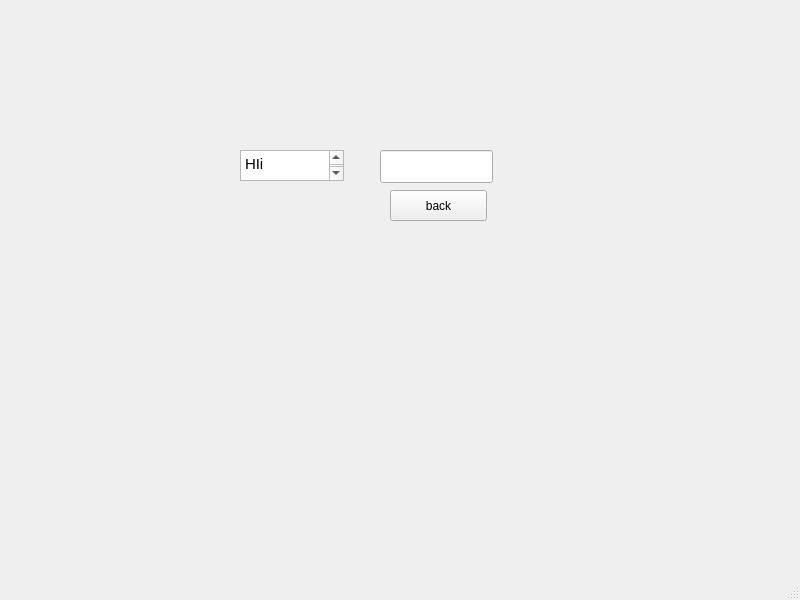
<?xml version="1.0" encoding="UTF-8"?>
<ui version="4.0">
 <class>MainWindow</class>
 <widget class="QMainWindow" name="MainWindow">
  <property name="geometry">
   <rect>
    <x>0</x>
    <y>0</y>
    <width>800</width>
    <height>600</height>
   </rect>
  </property>
  <property name="windowTitle">
   <string>MainWindow</string>
  </property>
  <widget class="QWidget" name="centralwidget">
   <widget class="QLineEdit" name="lineEdit">
    <property name="geometry">
     <rect>
      <x>380</x>
      <y>150</y>
      <width>113</width>
      <height>33</height>
     </rect>
    </property>
   </widget>
   <widget class="QTextEdit" name="textEdit">
    <property name="geometry">
     <rect>
      <x>240</x>
      <y>150</y>
      <width>104</width>
      <height>31</height>
     </rect>
    </property>
    <property name="html">
     <string>&lt;!DOCTYPE HTML PUBLIC &quot;-//W3C//DTD HTML 4.0//EN&quot; &quot;http://www.w3.org/TR/REC-html40/strict.dtd&quot;&gt;
&lt;html&gt;&lt;head&gt;&lt;meta name=&quot;qrichtext&quot; content=&quot;1&quot; /&gt;&lt;style type=&quot;text/css&quot;&gt;
p, li { white-space: pre-wrap; }
&lt;/style&gt;&lt;/head&gt;&lt;body style=&quot; font-family:'Cantarell'; font-size:11pt; font-weight:400; font-style:normal;&quot;&gt;
&lt;p style=&quot; margin-top:0px; margin-bottom:0px; margin-left:0px; margin-right:0px; -qt-block-indent:0; text-indent:0px;&quot;&gt;HIi &lt;/p&gt;
&lt;p style=&quot;-qt-paragraph-type:empty; margin-top:0px; margin-bottom:0px; margin-left:0px; margin-right:0px; -qt-block-indent:0; text-indent:0px;&quot;&gt;&lt;br /&gt;&lt;/p&gt;&lt;/body&gt;&lt;/html&gt;</string>
    </property>
   </widget>
   <widget class="QPushButton" name="pushButton">
    <property name="geometry">
     <rect>
      <x>390</x>
      <y>190</y>
      <width>97</width>
      <height>31</height>
     </rect>
    </property>
    <property name="text">
     <string>back</string>
    </property>
   </widget>
  </widget>
  <widget class="QMenuBar" name="menubar">
   <property name="geometry">
    <rect>
     <x>0</x>
     <y>0</y>
     <width>800</width>
     <height>27</height>
    </rect>
   </property>
  </widget>
  <widget class="QStatusBar" name="statusbar"/>
 </widget>
 <resources/>
 <connections/>
</ui>
